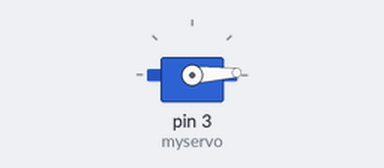
Recording of a sketch running on a simulated Arduino Uno, built with avr-gcc and run on an emulated ATmega328P. On the bench: servo.

Above: at 0.05 s.
At 0.9 s:
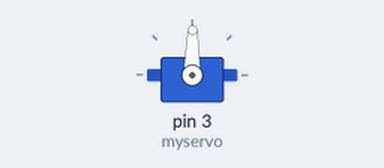
At 1.75 s:
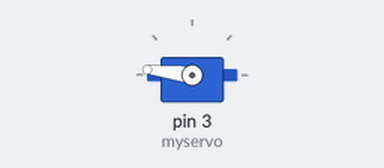
At 3.45 s:
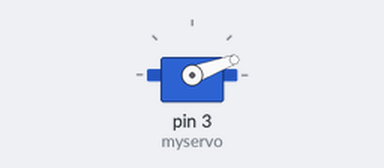
Timing chart, 0 to 8.4 s (numbered marks = the images above):
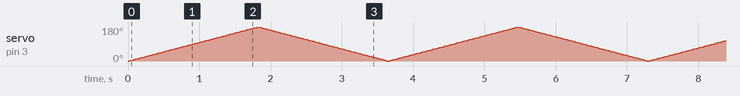

The sketch:

01_Sweep.ino
```cpp
#include <Servo.h>

Servo myservo;  // create servo object to control a servo
// twelve servo objects can be created on most boards

int pos = 0;    // variable to store the servo position

void setup() {
  myservo.attach(3);  // attaches the servo on pin 9 to the servo object
}

void loop() {
  for (pos = 0; pos <= 180; pos += 1) { // goes from 0 degrees to 180 degrees
    // in steps of 1 degree
    myservo.write(pos);              // tell servo to go to position in variable 'pos'
    delay(10);                       // waits 15ms for the servo to reach the position
  }
  for (pos = 180; pos >= 0; pos -= 1) { // goes from 180 degrees to 0 degrees
    myservo.write(pos);              // tell servo to go to position in variable 'pos'
    delay(10);                       // waits 15ms for the servo to reach the position
  }
}
```
